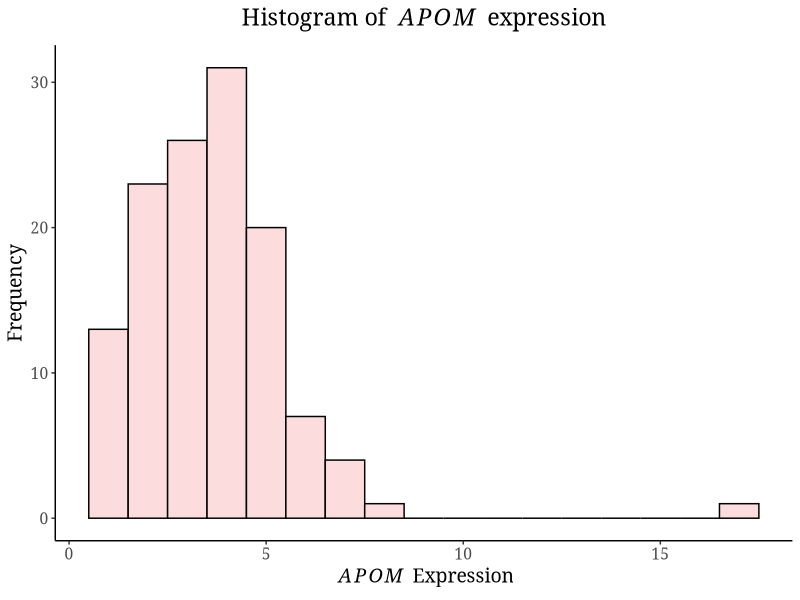
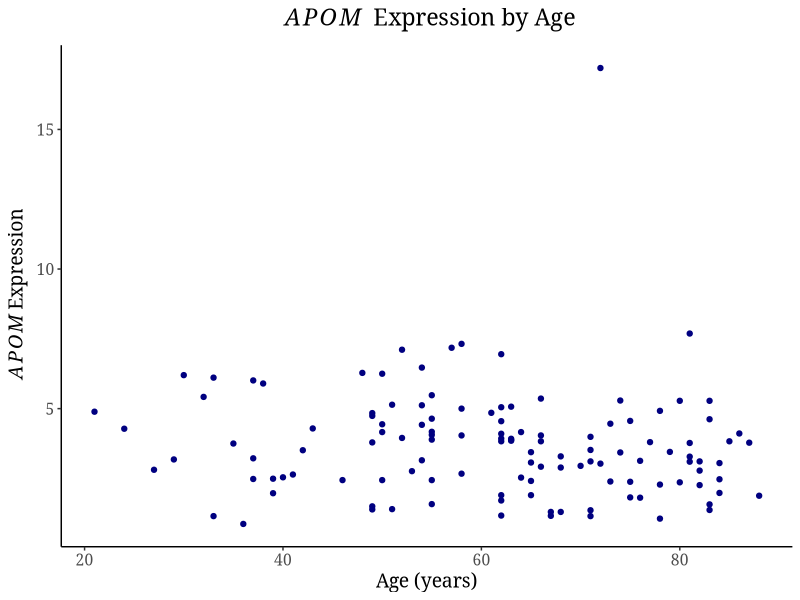
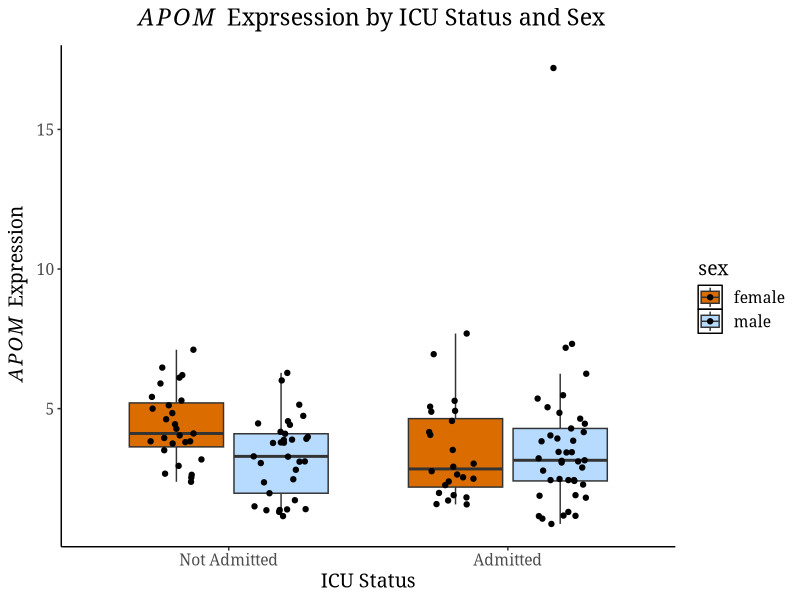
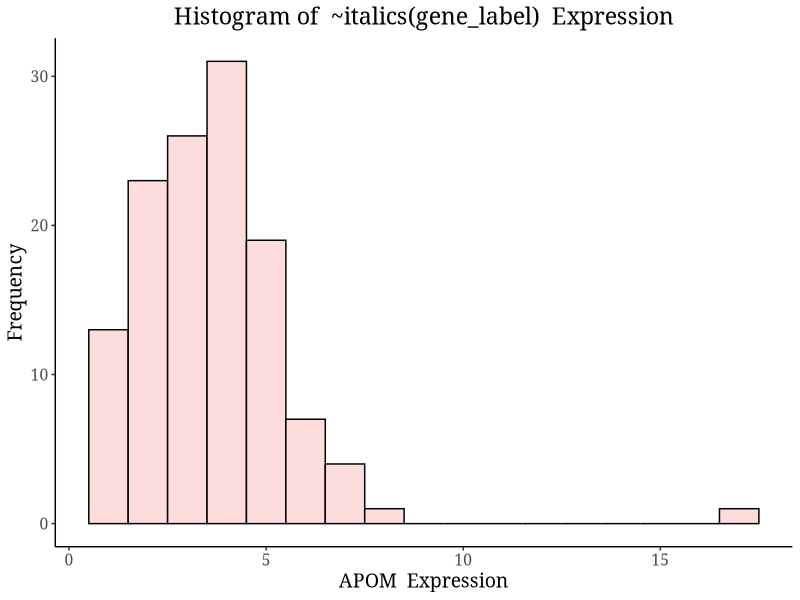
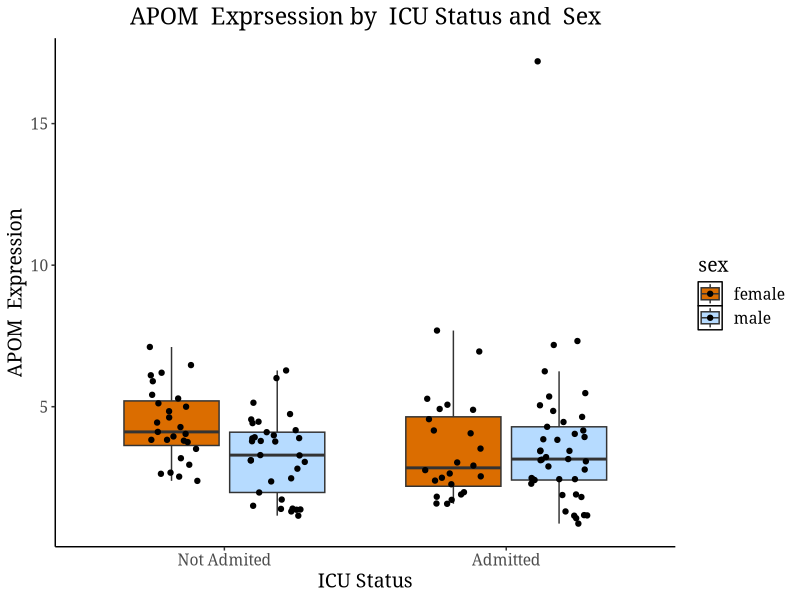
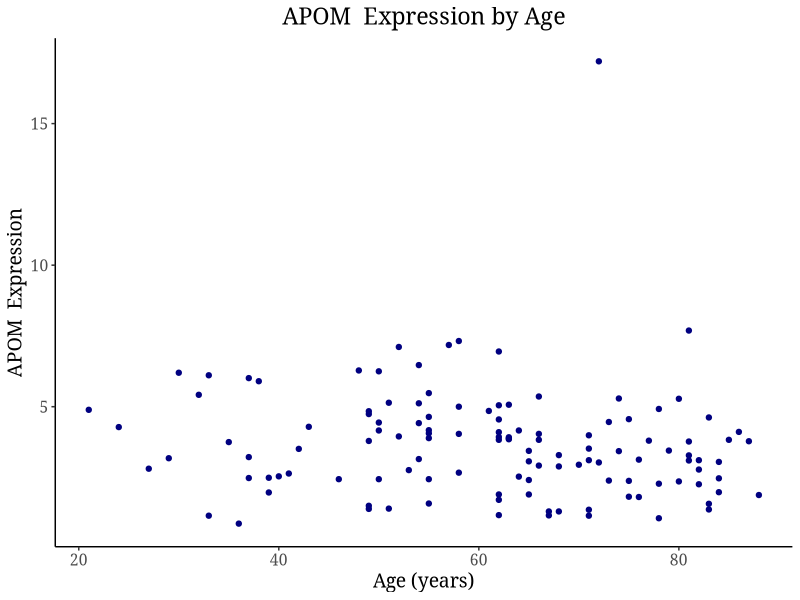
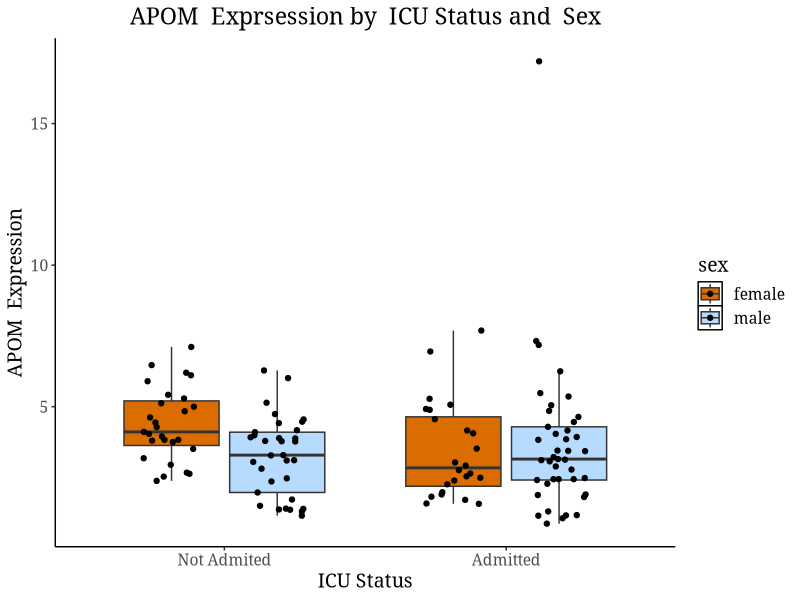
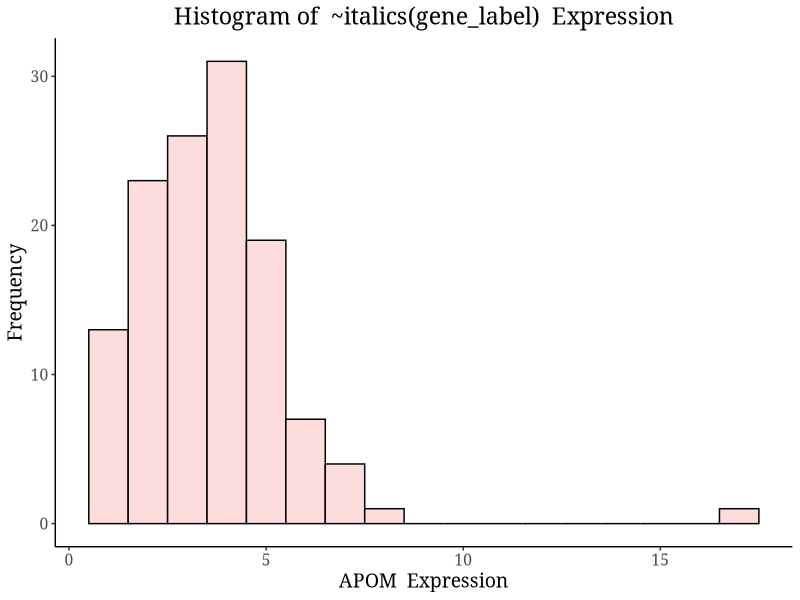

Reproduce these figures in R, in order.
## ---- chunk 1
# set working directory to data folder
setwd("/Users/seamus/QBS_103_Project/QBS_103/QBS_103_Data")

# read in gene expression and metadata files 
gene_expression <- read.csv(file = "QBS103_finalProject_geneExpression.csv", row.names = 1)

meta_data <- read.csv(file = "QBS103_finalProject_metadata.csv", row.names = 1)

# subset APOM_expression data. 
APOM_expression <- gene_expression["APOM",]
# apply transform to make the rows into colmnns 
APOM_expression <- as.data.frame(t(APOM_expression))
head(APOM_expression)
## ---- chunk 2
# Link metadata to APOM gene expression data
metadata_APOM_expression <- cbind(meta_data, APOM_expression)
head(metadata_APOM_expression)
## ---- chunk 3
library(tidyverse)
myTheme <- theme(
  panel.border = element_blank(), panel.grid.major = element_blank(),
  panel.grid.minor = element_blank(), 
  # define axis
  axis.line = element_line(colour = "black", linewidth = rel(1)),
  # plot background
  plot.background = element_rect(fill = "white"),
  panel.background = element_blank(),
  legend.key = element_rect(fill = 'white'), 
  # Move legend
  legend.position = 'right',
  
  # font
  text = element_text(family = 'Georgia', size = 14 ), 
  
  # center titles
  plot.title = element_text(hjust = 0.5)
)
## ---- chunk 4
# define color pallete for APOM expression histogram
colorPalette<- c('#FCDCDC')

# plot histogram of APOM expression 
ggplot(metadata_APOM_expression, aes(x = APOM)) +
  geom_histogram(binwidth = 1, col = 'black', fill = colorPalette ) +
  ggtitle(expression("Histogram of "~italic(APOM)~ " expression")) +
  labs(x = expression(~italic(APOM)~ " Expression"), y = "Frequency") +
  myTheme
## ---- chunk 5
# convert character age to numeric
metadata_APOM_expression$age <- as.numeric(metadata_APOM_expression$age)
head(metadata_APOM_expression)
## ---- chunk 6
# scatter plot for gene expression and age
ggplot(metadata_APOM_expression, aes(x = age, y = APOM)) +
  geom_point(color = "navy") +
  labs(x = "Age (years)", y = expression(~italic(APOM)~ "Expression")) +
  ggtitle(expression(~italic(APOM)~ " Expression by Age")) +
  myTheme
## ---- chunk 7
# convert unknown sex to NA
metadata_APOM_expression$sex <- if_else(metadata_APOM_expression$sex == " unknown", NA, metadata_APOM_expression$sex)

## ---- chunk 8
# clean the data by filtering so sex has no NA
APOM_clean <- metadata_APOM_expression %>% 
      filter(!is.na(sex))
## ---- chunk 9
#define color pallete for box plot
colorPalette2 <- c("#db6d00", "#B6DBFF")

# create box plot of gene expression separated by ICU status and sex
ggplot(APOM_clean, aes(x = icu_status, y = APOM, fill = sex)) + 
  geom_boxplot(outlier.shape = NA) +
  geom_point(position = position_jitterdodge(0.2))+
  #geom_jitter() +
  scale_x_discrete(labels = c("Not Admitted", "Admitted")) +
  labs(x = "ICU Status", y = expression(~italic(APOM)~ " Expression")) +
  scale_fill_manual(values = colorPalette2) +
  ggtitle(expression(~italic(APOM)~ " Exprsession by ICU Status and Sex")) +
  myTheme
## ---- chunk 10
createHistogram <- function(df, gene) {
        gene_label <- gene
        print(gene_label)
        histogram <-  ggplot(df, aes(x = .data[[gene]])) +
                geom_histogram(binwidth = 1, col = 'black', fill = colorPalette ) +
                ggtitle(paste("Histogram of ", expression(~italics(gene_label)), " Expression"))+
                labs(x =paste(gene_label," Expression"), y = "Frequency") +
                myTheme
  histogram 
}

## ---- chunk 11
createHistogram(APOM_clean, "APOM")
## ---- chunk 12
word <- 'italics'
plottitle2 <- expression(paste('Example map with ', italic(word)))
print(plottitle2)
## ---- chunk 13
createScatterplot <- function(df, gene, conVar, xaxis, var_name) {
  gene_label <- gene
  scatter_plot <- ggplot(df, aes(x = .data[[conVar]], y = .data[[gene]])) +
                  geom_point(color = "navy") +
                  labs(x = xaxis,  y = paste(gene_label, " Expression")) +
                  ggtitle(paste(gene_label, " Expression by",var_name)) +
                  myTheme
  
  scatter_plot
}
## ---- chunk 14
createBoxplot <- function(df, gene, xCat, colorCatVar, tick_label_1, tick_label_2, x_catLabel, x_filll_label) {
  gene_label <-gene
  myBoxplot <- ggplot(df, aes(x = .data[[xCat]], y = .data[[gene]], fill = .data[[colorCatVar]])) + 
               geom_boxplot(outlier.shape = NA) +
               geom_point(position = position_jitterdodge(0.2))+
               scale_x_discrete(labels = c(tick_label_1, tick_label_2)) +
               labs(x = x_catLabel, y = paste(gene_label," Expression")) +
               scale_fill_manual(values = colorPalette2) +
               ggtitle(paste(gene_label, " Exprsession by ",x_catLabel, "and ", x_filll_label)) +
               myTheme
  myBoxplot
}
## ---- chunk 15
createBoxplot(APOM_clean, "APOM", "icu_status", "sex", "Not Admited", "Admitted","ICU Status", "Sex")
## ---- chunk 16
createScatterplot(APOM_clean, "APOM", "age", "Age (years)", "Age")
## ---- chunk 17
# subset multiple genes data. 
gene_subset <- gene_expression[c("APOM", "APOA2","LCN2"),]
# apply transform to make the rows into colmnns 
gene_subset <- as.data.frame(t(gene_subset))
head(gene_subset)
## ---- chunk 18
# Link metadata to gene subset data
metadata_gene_expression <- cbind(meta_data, gene_subset)
head(metadata_gene_expression)
## ---- chunk 19
# convert unknown sex to NA
metadata_gene_expression$sex <- if_else(metadata_gene_expression$sex == " unknown", NA, metadata_gene_expression$sex)

## ---- chunk 20
# convert character age to numeric
metadata_gene_expression$age <- as.numeric(metadata_APOM_expression$age)
head(metadata_gene_expression)
## ---- chunk 21
# clean the data by filtering so sex has no NA
gene_clean <- metadata_gene_expression %>% 
      filter(!is.na(sex))

head(gene_clean)
## ---- chunk 22
# This function makes the plots and takes in a vector of 1 continuous variable
# and a vector of 2 categorical variables

makePlots <- function(df, geneNames, x_Cont, xCat) {
  #the x axis categorical variable in box plot
  x_cat <- xCat[1]
  # the categorical variable indicated by color fill
  cat_col = xCat[2]
  
  # create the plots
  myHist <- createHistogram(df, geneNames)
  myScatter <- createScatterplot(df, geneNames, x_Cont, "Age (years)", "Age")
  myBox <- createBoxplot(df, geneNames, x_cat, cat_col, "Not Admited", "Admitted","ICU Status", "Sex")
  
  #store the plots in a list
 plots <- list(myBox, myHist, myScatter)
 #plots <-ggpubr::ggarrange(myBox, myHist, myScatter, common.legend = F,nrow = 2,ncol = 2,
     #             labels = c("A","B", "C" ))
 plots
}
## ---- chunk 23
categorical <- c("icu_status", "sex")
cont <- c("age")
geneNames <- c("APOM","LCN2", "APOA2")
## ---- chunk 24
par(mfrow = c(3,3))
# loop through the gene names and print all of the plots using makePlots function
#gene_plots <- c()

for(item in 1:length(geneNames)){
  gene_plots <- makePlots(gene_clean, geneNames[item], cont, categorical)
  print(gene_plots)
}
#ggpubr::ggarrange(gene_plots[1], gene_plots[2])
#makePlots(gene_clean, "APOA2", cont, categorical)
